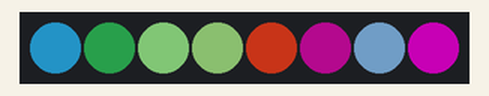
The program below on a simulated Raspberry Pi Pico running MicroPython. Shown: 8 RGB LEDs in strip order, left to right. Dim RGB values are drawn brighter than linear; random numbers come from a fixed seed.

Above: at 0.05 s.
At 4.99 s:
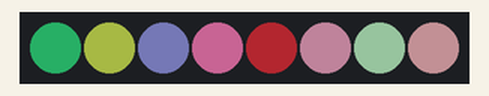
At 9.93 s:
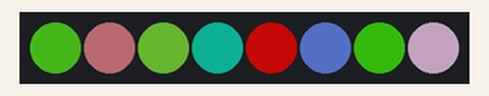
At 19.92 s:
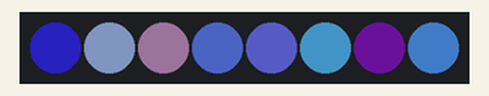
At 29.9 s:
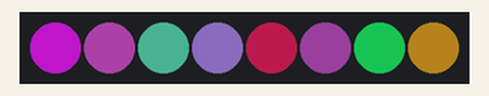
At 39.89 s:
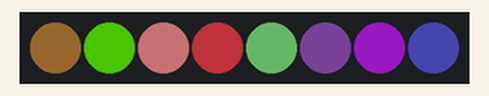
Timing chart, 0 to 40.0 s (numbered marks = the images above):
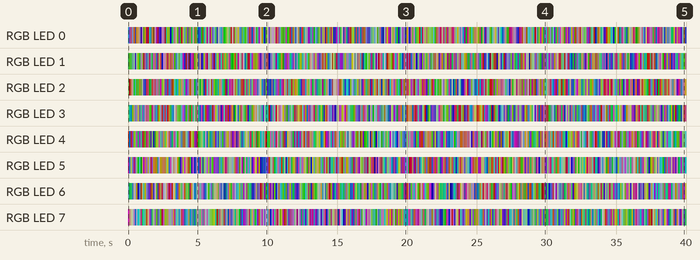

The program:

neopixel_demo3_random.py
```python
from machine import Pin
import neopixel
import urandom
import time

# create NeoPixel driver on GPIO0 for 8 pixels
np = neopixel.NeoPixel(Pin(28), 8)

while True:
    for i in range(8):  # 8 for the number of LEDs in the strip
        # generate random RGB values
        r = urandom.randint(0, 100)
        g = urandom.randint(0, 100)
        b = urandom.randint(0, 100)

        # set the LED to the random color
        np[i] = (r, g, b)

    # write data to all pixels
    np.write()

    # wait for a second
    time.sleep(0.1)
```

Measured:
- by itself, RGB LED 3: off → RGB(60, 83, 48) at 0.00 s, → RGB(3, 83, 69) 0.10 s later, → RGB(2, 53, 71) 0.10 s later, → RGB(50, 75, 4) 0.10 s later, … (397 changes in this stretch)
- by itself, RGB LED 2: off → RGB(63, 97, 57) at 0.00 s, → RGB(40, 3, 2) 0.10 s later, → RGB(97, 58, 37) 0.10 s later, → RGB(75, 63, 64) 0.10 s later, … (397 changes in this stretch)
